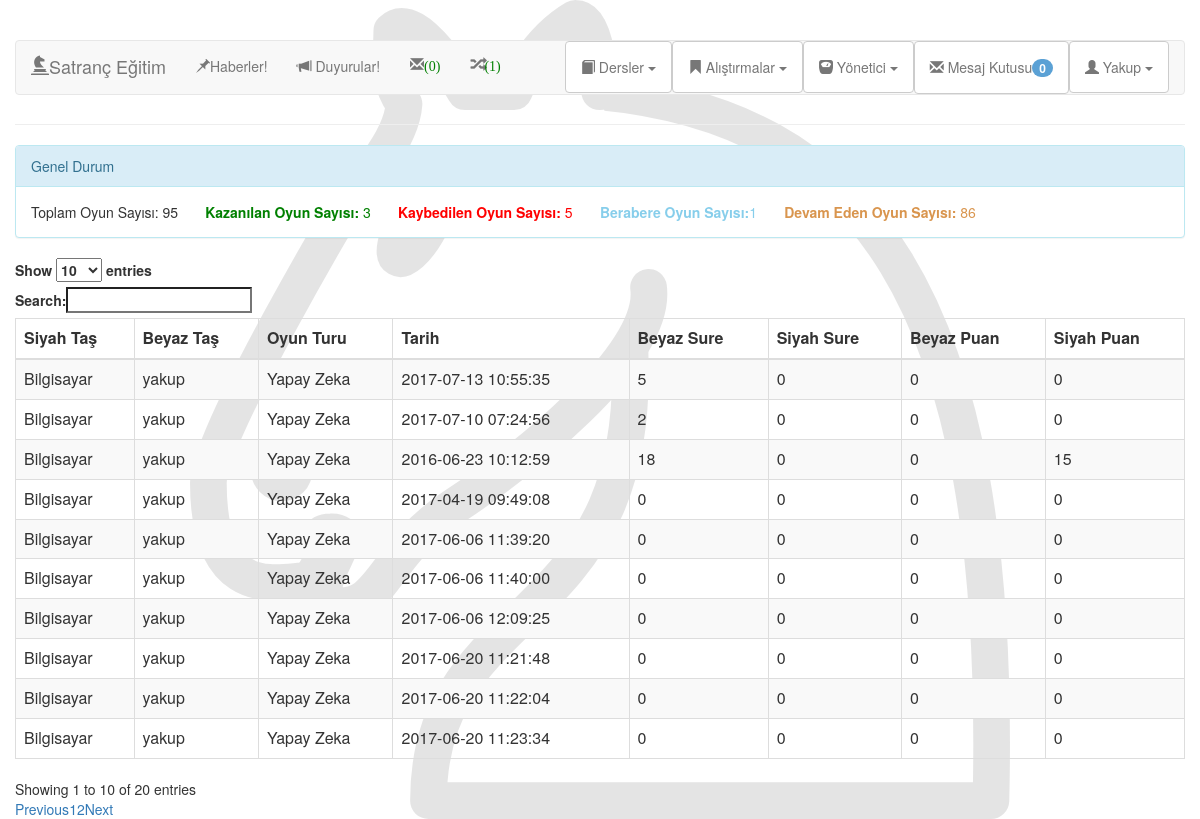
The app's page /web/app/controller/IstatislikleriGor.php?id=1&islem=bilgisayarkarsi&alt_islem=oyun (signed in) with its own data.
### tables this page shows
CREATE TABLE IF NOT EXISTS `oyunlar` (
  `id` int(11) NOT NULL AUTO_INCREMENT,
  `siyahID` int(11) DEFAULT NULL,
  `beyazID` int(11) DEFAULT NULL,
  `oyunTuru` int(11) DEFAULT NULL,
  `alistirmaID` int(11) DEFAULT NULL,
  `tarihOlusturma` timestamp NOT NULL DEFAULT CURRENT_TIMESTAMP ON UPDATE CURRENT_TIMESTAMP,
  `kazananID` int(11) DEFAULT '-1',
  `sureSiyah` int(11) DEFAULT '0',
  `sureBeyaz` int(11) DEFAULT '0',
  `puanSiyah` int(11) DEFAULT '0',
  `puanBeyaz` int(11) DEFAULT '0',
  `karsiliklioyunID` int(11) NOT NULL,
  `sonFenString` varchar(200) NOT NULL DEFAULT '0',
  `seviye` int(11) NOT NULL,
  PRIMARY KEY (`id`)
);

### web/app/model/utils.php (called while the page is built, shortened)
<?php
function loadView($view, $args=null){
	include($_SERVER['DOCUMENT_ROOT']."/web/app/view/$view");
}
function sayfalama($sayfa, $limit,$adet){
		$ksayisi = $adet;
		$ssayisi = ceil($ksayisi/$limit);
		if(empty($sayfa) || !is_numeric($sayfa)){
			$sayfa = 1;
		}if($sayfa > $ssayisi){
			$sayfa = $ssayisi;
		}if($sayfa < 1){
			$sayfa = 1;
		}
		$baslangic   = ($sayfa-1) * $limit;
		$sayfa_degerleri = array("baslangic"=>$baslangic,"ssayisi"=>$ssayisi);
		return $sayfa_degerleri;
}
?>

### web/app/model/DBHelper.php (called while the page is built, shortened)
<?php
class DBHelper {
	private static $instance = null;
	private function __construct(){
		$this->mysqli = new mysqli(SERVER, USER, PASSWORD, DATABASE);
	}
	public static function getConnection(){
		if(self::$instance == null){
			self::$instance = new DBHelper();
		}
		return self::$instance->mysqli;
	}
}
?>

### web/app/model/DBOnline.php (called while the page is built, shortened)
<?php
require_once("DBHelper.php");
class DBOnline{
	private $mysqli;
	function __construct(){
		$this->mysqli = DBHelper::getConnection();
	}
	function gelenIstekler(){
		$sorgu = $this->mysqli->query("select id,meydanOkuyanID,meydanOkunanID,tarihIstek,durum,oyunID from karsiliklioyunlar where meydanOkunanID ='$_SESSION[id]' and durum='0' order by tarihIstek desc;");
		$kullanicilar=array();
			return $kullanicilar;
	}
	function eskimaclar($id,$oyunID){
		if($oyunID == -1){
			$sorgu = $this->mysqli->query("select id,beyazID,siyahID,sureSiyah,sureBeyaz,puanSiyah,puanBeyaz,tarihOlusturma,seviye,kazananID from oyunlar where (beyazID='$id' or siyahID='$id') and oyunTuru=1 and seviye=0 order by tarihOlusturma desc;");
		}else{
			$sorgu = $this->mysqli->query("select id,beyazID,siyahID,sureSiyah,sureBeyaz,puanSiyah,puanBeyaz,tarihOlusturma,seviye,kazananID from oyunlar where id='$oyunID';");
		}
		$donen_satir=$sorgu->num_rows;
		if($donen_satir>0){
			$maclar=array();
			$i=0;
			$karsi = 0;
			while($kayitlar=$sorgu->fetch_array())
			{
				if($id == $kayitlar["beyazID"]){
					$karsi = $kayitlar["siyahID"];
				}else{
					$karsi = $kayitlar["beyazID"];
				}
				$sorgu1 = $this->mysqli->query("select id,adSoyad from kullanicilar where id='$karsi';");
				$karsiAd = $sorgu1->fetch_array();
				$maclar[$i]=array("id"=>$kayitlar["id"],"sureSiyah"=>$kayitlar["sureSiyah"],"sureBeyaz"=>$kayitlar["sureBeyaz"],"adSoyad"=>$karsiAd["adSoyad"],
				"puanSiyah"=>$kayitlar["puanSiyah"],"puanBeyaz"=>$kayitlar["puanBeyaz"],"tarihOlusturma"=>$kayitlar["tarihOlusturma"],
				"seviye"=>$kayitlar["seviye"],"beyazID"=>$kayitlar["beyazID"],"siyahID"=>$kayitlar["siyahID"], "kazananID" => $kayitlar["kazananID"]);
				$i++;
			}
			return $maclar;
		}
		else{
			return 0;
		}
	}
}
?>

### web/app/model/DBKullanici.php (called while the page is built, shortened)
<?php
require_once("DBHelper.php");
class DBKullanici{
	private $mysqli;
	function __construct(){
		$this->mysqli = DBHelper::getConnection();
	}
	function mesajKutusu($okundumu){
		$sorgu=$this->mysqli->query("select id from mesajlar where okundumu='hayir' and aliciid='$_SESSION[id]';");
		$gelenmesajlar=$sorgu->num_rows;
		if($gelenmesajlar>0){
			return $gelenmesajlar;
		}
		else{
			return 0;
		}
	}
}
?>

### web/app/model/DBIstatislik.php (called while the page is built, shortened)
<?php
require_once("DBHelper.php");
class DBIstatislik{
	private $mysqli;
	function __construct(){
		$this->mysqli = DBHelper::getConnection();
	}
	function oyunIstatislikleriGetir($id,$islem,$baslangic,$limit){
		if($islem=="bilgisayarkarsi"){
			$sorgu=$this->mysqli->query("select *from oyunlar where (siyahID='$id' or beyazID='$id') and oyunTuru='0' limit $baslangic,$limit;");
		}
		else{
			$sorgu=$this->mysqli->query("select *from oyunlar where (siyahID='$id' or beyazID='$id') and oyunTuru='1' limit $baslangic,$limit;");
		}
		$donen_satir=$sorgu->num_rows;
		if($donen_satir>0){
			$dizi=array();
			$i=0;
			while($maclar=$sorgu->fetch_array()){
				$dizi[$i]=array("id"=>$maclar["id"],"siyahID"=>$maclar["siyahID"],"beyazID"=>$maclar["beyazID"],
				"oyunTuru"=>$maclar["oyunTuru"],"tarihOlusturma"=>$maclar["tarihOlusturma"],
				"alistirmaID"=>$maclar["alistirmaID"] ,"kazananID"=>$maclar["kazananID"],
				"sureSiyah"=>$maclar["sureSiyah"],"sureBeyaz"=>$maclar["sureBeyaz"],
				"puanSiyah"=>$maclar["puanSiyah"],"puanBeyaz"=>$maclar["puanBeyaz"]);
				$i++;
			}
			return $dizi;
		}
		else{
			return 0;
		}
	}
	function toplamOyunSayisi($id,$islem){
		if($islem=="bilgisayarkarsi"){
			$sorgu=$this->mysqli->query("select id from oyunlar where (siyahID='$id' or beyazID='$id') and oyunTuru='0';");
		}
		else{
			$sorgu=$this->mysqli->query("select id from oyunlar where (siyahID='$id' or beyazID='$id') and oyunTuru='1';");
		}
		return $sorgu->num_rows;
	}
	function toplamOyunKazanimi($id,$islem){
		if($islem=="bilgisayarkarsi"){
			$sorgu=$this->mysqli->query("select id from oyunlar where (siyahID='$id' or beyazID='$id') and oyunTuru='0' and kazananID='$id';");
		}
		else{
			$sorgu=$this->mysqli->query("select id from oyunlar where (siyahID='$id' or beyazID='$id') and oyunTuru='1' and kazananID='$id';");
		}
		return $sorgu->num_rows;
	}
	function devamEdenOyunSayisi($id,$islem){
		if($islem=="bilgisayarkarsi"){
			$sorgu=$this->mysqli->query("select id from oyunlar where (siyahID='$id' or beyazID='$id') and oyunTuru='0' and kazananID='-1';");
		}
		else{
			$sorgu=$this->mysqli->query("select id from oyunlar where (siyahID='$id' or beyazID='$id') and oyunTuru='1' and kazananID='-1';");
		}
		return $sorgu->num_rows;
	}
	function oyunIstatislikleriSayisi($id,$islem){
		if($islem === "bilgisayarkarsi"){
			$sorgu=$this->mysqli->query("select *from oyunlar where oyunTuru='0' and (beyazID='$id') and siyahID='0';");
		}
		else{
			$sorgu=$this->mysqli->query("select *from oyunlar where oyunTuru='1' and (siyahID='$id' or beyazID='$id') and siyahID<>'0';");
		}
		$donen_satir=$sorgu->num_rows;
		if($donen_satir>0){
			return $donen_satir;
		}
		else{
			return 0;
		}
	}
	function iddenKullaniciBul($id){
		if($id === "0"){
			return "Bilgisayar";
		}
		$sorgu=$this->mysqli->query("select kullaniciAdi from kullanicilar where id='$id';");
		$donen=$sorgu->num_rows;
		if($donen>0){
			while($kayit=$sorgu->fetch_array()){
				return $kayit["kullaniciAdi"];
			}
		}
		else{
			return 0;
		}
	}
}
?>

### web/app/view/istatislik/oyunistatislikleri.php (the view, shortened to what this page needs)
<?php
if($args["sayac"]=="1"){
?>
	<table  id="example" class="table table-striped table-bordered nowrap table table-hover">
	<thead>
	<tr><th>Siyah Taş</th><th>Beyaz Taş</th><th>Oyun Turu</th>
	<th>Tarih</th> <?php  ?>
	<th>Beyaz Sure</th><th>Siyah Sure</th><th>Beyaz Puan</th><th>Siyah Puan</th>
	</tr>
	</thead>
	<tbody>
<?php
}
echo "<tr><td>".$args["siyahKullanici"]."</td><td>".$args["beyazKullanici"]."</td>
<td>";
if($args["veriler"]["oyunTuru"]=="0"){
	echo "Yapay Zeka";
}
else if($args["veriler"]["oyunTuru"]=="1"){
	echo "Karşılıklı";
}
echo "</td><td>".$args["veriler"]["tarihOlusturma"]."</td>";
echo "<td>".$args["veriler"]["sureBeyaz"]."</td><td>".$args["veriler"]["sureSiyah"]."</td><td>".$args["veriler"]["puanBeyaz"]."</td><td>".$args["veriler"]["puanSiyah"]."</td></tr>";
if($args["toplamsayac"] == $args["sayac"]){
?>
	</tbody></table>
<?php
}
?>

### web/app/view/header.php (shortened to what this page needs)
<html>
<head><title> Satranç Eğitim</title>
	<link href="/web/app/assets/bootstrap/css/bootstrap.css" rel="stylesheet">
	<link href="/web/app/assets/css/style.css" rel="stylesheet">
</head>
<body>
<?php
include_once($_SERVER['DOCUMENT_ROOT']."/web/app/model/utils.php");
require_once("header_helper.php");
$bekleyenOyunlar = 0;
if(isset($_SESSION['id'])) {
	$oyun = new DBOnline();
	$dizi = $oyun->eskiMaclar($_SESSION["id"],-1);
	if($dizi !== false){
		if($dizi != 0){
			for($i=0;$i<count($dizi);$i++){
				$kayitlar = array("bilgi"=>$dizi[$i]);
				$fenString = $oyun->oyunSirasiGetir($kayitlar["bilgi"]["id"]);
				$parca = explode(" ",$fenString);
									if ( ! isset($parca[1])) {
							$parca[1] = null;
					}
				if($kayitlar["bilgi"]["kazananID"] == -1){
					if($kayitlar["bilgi"]["beyazID"] == $_SESSION["id"]){
						if($parca[1] == "w"){
							$bekleyenOyunlar++;
						}
					}
				}
			}
		}
	}
	$gelenIstekler = $oyun->gelenIstekler();
}
?>
<div class="container-fluid">
	<header class="page-header">
		<nav class="navbar navbar-default">
			<div class="container-fluid">
				<div class="navbar-header">
					<a class="navbar-brand" href="/"><span class="glyphicon glyphicon-knight"></span>Satranç Eğitim  </a>
				</div>
				<div class="collapse navbar-collapse" id="bs-example-navbar-collapse-1">
					<ul class="nav navbar-nav">
						<?php
						echo "<li><a href=/web/app/controller/haberler.php?islem=haberler> <span class='glyphicon glyphicon-pushpin'></span>Haberler!</a></li>";
						echo "<li><a href=/web/app/controller/haberler.php?islem=duyurular><span class='glyphicon glyphicon-bullhorn'></span> Duyurular! </a></li>";
						if(!empty($_SESSION["oturum"])){
						echo "<li><a href='/web/app/controller/bildirim.php'><span class='glyphicon glyphicon-envelope' title='Bildirimler' class='badge'><font color='green'>(".count($gelenIstekler).")</font></span></a></li>
						<li><a href='/web/app/controller/karsiliklioyun.php'><span class='glyphicon glyphicon-random' title='Karşılıklı Oyunlar' class='badge'><font color='green'>($bekleyenOyunlar)</font></span></a></li>";
						}
						?>
						</ul>
					<ul class="nav navbar-nav navbar-right">
						<?php		if(!empty($_SESSION["oturum"]) && $_SESSION['yetki'] !== YETKI_MISAFIR){  ?>
						<?php
						if(!empty($_SESSION["oturum"])) { ?>
						<li class="dropdown ">
							<a id="dLabel"  data-toggle="dropdown" data-target="#" class="btn btn-default" >
								<span class="glyphicon glyphicon-book"></span> Dersler <span class="caret"></span>
							</a>
								<?php
							}
							?>
						</li>
<?php  }  ?>
				<?php		if(!empty($_SESSION["oturum"]) && $_SESSION['yetki'] !== YETKI_MISAFIR){  ?>
						<?php
						if(!empty($_SESSION["oturum"])) { ?>
						<li class="dropdown ">
							<a id="dLabel"  data-toggle="dropdown" data-target="#" class="btn btn-default" >
								<span class=" glyphicon glyphicon-bookmark"></span> Alıştırmalar <span class="caret"></span>
							</a>
								<?php
							}
							?>
						</li>
				<?php  } ?>
					<?php if(!empty($_SESSION["oturum"]) && $_SESSION['yetki'] == YETKI_ADMIN){ ?>
						<li class="dropdown ">
							<a id="dLabel"  data-toggle="dropdown" data-target="#" class="btn btn-default" >
								<span class="glyphicon glyphicon-scale"></span> Yönetici <span class="caret"></span>
							</a>
						</li>
						<?php } ?>
						<?php if(!empty($_SESSION["oturum"])){?>
							<?php
						 if(!empty($_SESSION["oturum"]) && $_SESSION['yetki'] !== YETKI_MISAFIR)
							MesajKutusu();
							?>
							<li class="dropdown ">
							<a id="dLabel"  data-toggle="dropdown" data-target="#" class="btn btn-default" >
							<?php if(YETKI_ADMIN==$_SESSION["yetki"]){?><span class="glyphicon glyphicon-user"></span> <?php } ?><?php echo  ucwords(strtolower($_SESSION["kullaniciadi"])); ?> <span class="caret"></span>
							</a>
							</li>
<?php
						}
						?>
					</ul>
				</div>
			</div>
		</nav>
	</header>
	</body>
</html>

### web/app/view/header_helper.php (shortened to what this page needs)
<!DOCTYPE html>
<?php
function MesajKutusu(){
	$okundumu = "hayir";
	$mesajkutusu = new DBKullanici();
	$gelenmesajlar = $mesajkutusu->mesajKutusu($okundumu);
	?>
	<li class="dropdown">
		<a href="/web/app/controller/mesaj_kutusu.php?islem=mesaj_kutusu"  href="#" class="btn btn-default" data-toggle="dropdown" role="button" aria-expanded="false"> <span class="glyphicon glyphicon-envelope"></span> Mesaj Kutusu<span class="badge"><?php if($gelenmesajlar!==false) echo $gelenmesajlar; ?></span> </a>
	</li>
<?php } ?>

### web/app/controller/IstatislikleriGor.php (shortened to what this page needs)
<?php
include_once("../model/utils.php");
loadView("header.php");
class IstatislikleriGor{
	function OyunIstatislikGoster($id){
		$object = new DBIstatislik();
		$hatalar = array();
		$adet = $object->oyunIstatislikleriSayisi($id,$_GET["islem"]);
		if($adet !== false){
			$sayfa = isset($_GET["s"]) ? $_GET["s"] : 0;
			$limit = 20;
			$sayfa_degerleri = sayfalama($sayfa,$limit,$adet);
			$baslangic = $sayfa_degerleri["baslangic"];
			$ssayisi = $sayfa_degerleri["ssayisi"];
			$dizi=$object->oyunIstatislikleriGetir($id,$_GET["islem"],$baslangic,$limit);
			$toplamOyun = $object->toplamOyunSayisi($id,$_GET["islem"]);
			$toplamKazanim = $object->toplamOyunKazanimi($id,$_GET["islem"]);
			$toplamDevamEden = $object->devamEdenOyunSayisi($id,$_GET["islem"]);
			$toplamBerabere =  $object->berabereOyunSayisi($id,$_GET["islem"]);
			$toplamKaybedilen = $toplamOyun-$toplamKazanim-$toplamDevamEden-$toplamBerabere;
			?>
			<div class="panel panel-info"><div class="panel-heading">Genel Durum</div>
			<div class="panel-body">
			<?php
			echo "Toplam Oyun Sayısı: </b> $toplamOyun &nbsp&nbsp&nbsp&nbsp&nbsp
			<b><font color=green>Kazanılan Oyun Sayısı: </b> $toplamKazanim</font> &nbsp&nbsp&nbsp&nbsp&nbsp<b><font color=red>
			Kaybedilen Oyun Sayısı: </b>$toplamKaybedilen</font> &nbsp&nbsp&nbsp&nbsp&nbsp <b><font color=skyblue>
			Berabere Oyun Sayısı:</b>$toplamBerabere</font> &nbsp&nbsp&nbsp&nbsp&nbsp <b><font color=#D9954E>Devam Eden Oyun Sayısı:</b> $toplamDevamEden</font>
			</div></div>";
			if($dizi !== false){
				if($dizi !== 0){
					$sayac=1;
					for($i=0;$i<count($dizi);$i++){
						$kayitlar=$dizi[$i];
						$siyahKullanici=$object->iddenKullaniciBul($kayitlar["siyahID"]);
						$beyazKullanici=$object->iddenKullaniciBul($kayitlar["beyazID"]);
						$kazananKullanici=$object->iddenKullaniciBul($kayitlar["kazananID"]);
						if($siyahKullanici !== false && $beyazKullanici !== false && $kazananKullanici !== false){
							$tumVeriler=array("veriler"=>$dizi[$i], "siyahKullanici"=>$siyahKullanici,"beyazKullanici"=>$beyazKullanici,
							"kazananKullanici"=>$kazananKullanici,"sayac"=>$sayac++,"toplamsayac"=>count($dizi),"ssayisi"=>$ssayisi);
							loadView("istatislik/oyunistatislikleri.php",$tumVeriler);
						}
						else{
							?>
							<div class="alert alert-info" role="alert">
								Sistemde Hata Oluştu! Lütfen Daha Sonra Tekrar Deneyin!
							</div>
							<?php
						}
					}
				}
				else{
					$hatalar[] = "Hiç Maç Yok!";
					$hata = true;
				}
			}
			else{
				$hatalar[] = "Sistemde Hata Oluştu. Lütfen Daha Sonra Tekrar Deneyin!";
				$hata = true;
			}
		}
	}
}
$object=new IstatislikleriGor();
if(!empty($_GET["id"]) && $_SESSION["id"] === $_GET["id"]){
	if( !empty($_GET["alt_islem"]) ){
		if(!empty($_GET["kulid"])){
			if($_GET["alt_islem"] === "ders"){
				$object->DersIstatislikGor($_GET["kulid"]);
			}
			if($_GET["alt_islem"]=="oyun" && !empty($_GET["islem"])){
				if($_GET["islem"]=="bilgisayarkarsi" || $_GET["islem"]=="kullaniciyakarsi"){
					$object->OyunIstatislikGoster($_GET["kulid"]);
				}else{
					header("Location:istatislikler.php");
				}
			}
		} else {
			if($_GET["alt_islem"] === "ders"){
				$object->DersIstatislikGor($_GET["id"]);
			} else if($_GET["alt_islem"] === "oyun"){
				$object->OyunIstatislikGoster($_GET["id"]);
			}
		}
	}
}
loadView("footer.php");
?>

### web/app/view/footer.php (shortened to what this page needs)
	<link rel="stylesheet" type="text/css" href="//maxcdn.bootstrapcdn.com/bootstrap/3.3.5/css/bootstrap.min.css"/>
	<link rel="stylesheet" type="text/css" href="https://cdn.datatables.net/1.10.10/css/dataTables.bootstrap.min.css"/>
</body>
</html>

### web/app/assets/css/style.css (style rules this page uses)
body { background-image: url("../image/at.svg"); background-repeat: no-repeat; background-position: center; }
li.dropdown .badge { background-color: #5BA1D5; }
body { scrollbar-face-color: green; scrollbar-highlight-color: blue; scrollbar-3dlight-color: red; scrollbar-darkshadow-color: yellow; scrollbar-shadow-color: grey; scrollbar-arrow-color: purple; scrollbar-track-color: pink; }

### records on screen
oyunlar: shows "Siyah Taş", oyunTuru "Yapay Zeka", tarihOlusturma "2017-07-13 10:55:35", sureBeyaz "5", sureSiyah "0", puanBeyaz "0", puanSiyah "0"
oyunlar: oyunTuru "Yapay Zeka", tarihOlusturma "2017-07-10 07:24:56", sureBeyaz "2", sureSiyah "0", puanBeyaz "0", puanSiyah "0"
oyunlar: oyunTuru "Yapay Zeka", tarihOlusturma "2016-06-23 10:12:59", sureBeyaz "18", sureSiyah "0", puanBeyaz "0", puanSiyah "15"
oyunlar: oyunTuru "Yapay Zeka", tarihOlusturma "2017-04-19 09:49:08", sureBeyaz "0", sureSiyah "0", puanBeyaz "0", puanSiyah "0"
oyunlar: oyunTuru "Yapay Zeka", tarihOlusturma "2017-06-06 11:39:20", sureBeyaz "0", sureSiyah "0", puanBeyaz "0", puanSiyah "0"
oyunlar: oyunTuru "Yapay Zeka", tarihOlusturma "2017-06-06 11:40:00", sureBeyaz "0", sureSiyah "0", puanBeyaz "0", puanSiyah "0"
oyunlar: oyunTuru "Yapay Zeka", tarihOlusturma "2017-06-06 12:09:25", sureBeyaz "0", sureSiyah "0", puanBeyaz "0", puanSiyah "0"
oyunlar: oyunTuru "Yapay Zeka", tarihOlusturma "2017-06-20 11:21:48", sureBeyaz "0", sureSiyah "0", puanBeyaz "0", puanSiyah "0"
oyunlar: oyunTuru "Yapay Zeka", tarihOlusturma "2017-06-20 11:22:04", sureBeyaz "0", sureSiyah "0", puanBeyaz "0", puanSiyah "0"
oyunlar: oyunTuru "Yapay Zeka", tarihOlusturma "2017-06-20 11:23:34", sureBeyaz "0", sureSiyah "0", puanBeyaz "0", puanSiyah "0"

### other values on screen
count($gelenIstekler) "0"
$bekleyenOyunlar "1"
$gelenmesajlar "0"
$_SESSION["kullaniciadi"] "Yakup"
$toplamOyun "95"
$toplamKazanim "3"
$toplamDevamEden "86"
